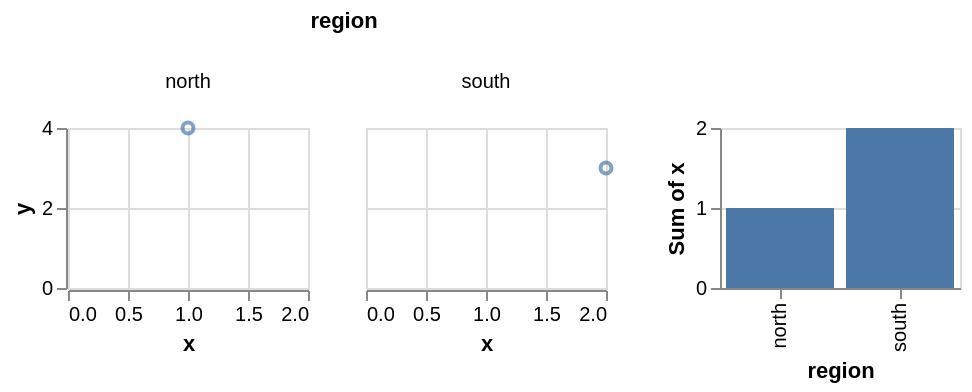

Express this chart as Vega-Lite.
### Vega-Lite specification from a JSON file in a GitHub repository (floating-point values rounded to 4 significant figures)
{"$schema": "https://vega.github.io/schema/vega-lite/v6.json", "description": "A trellis beside a plain plot of the same declared size, which is the case that shows a grid has no size of its own. `parseConcatLayoutSize` reads each plot's own layout size to decide whether the row can share one; a grid's answer is one *cell's*, and two plots agreeing about a cell are not two plots agreeing about themselves. Offered the cell's size the two merged whenever they happened to match, and the shared name was then written into the plain plot's marks and scales — so this fixture is about the plot that is not faceted.", "data": {"values": [{"region": "north", "x": 1, "y": 4}, {"region": "south", "x": 2, "y": 3}]}, "hconcat": [{"facet": {"column": {"field": "region"}}, "spec": {"width": 120, "height": 80, "mark": "point", "encoding": {"x": {"field": "x", "type": "quantitative"}, "y": {"field": "y", "type": "quantitative"}}}}, {"width": 120, "height": 80, "mark": "bar", "encoding": {"x": {"field": "region", "type": "nominal"}, "y": {"field": "x", "type": "quantitative", "aggregate": "sum"}}}]}
